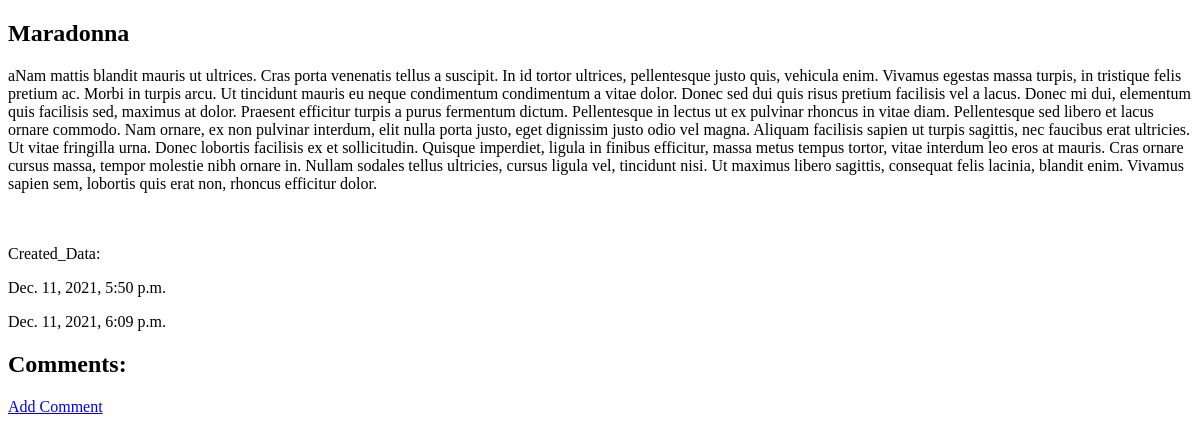
Page /posts/1/ on the earlier database version.
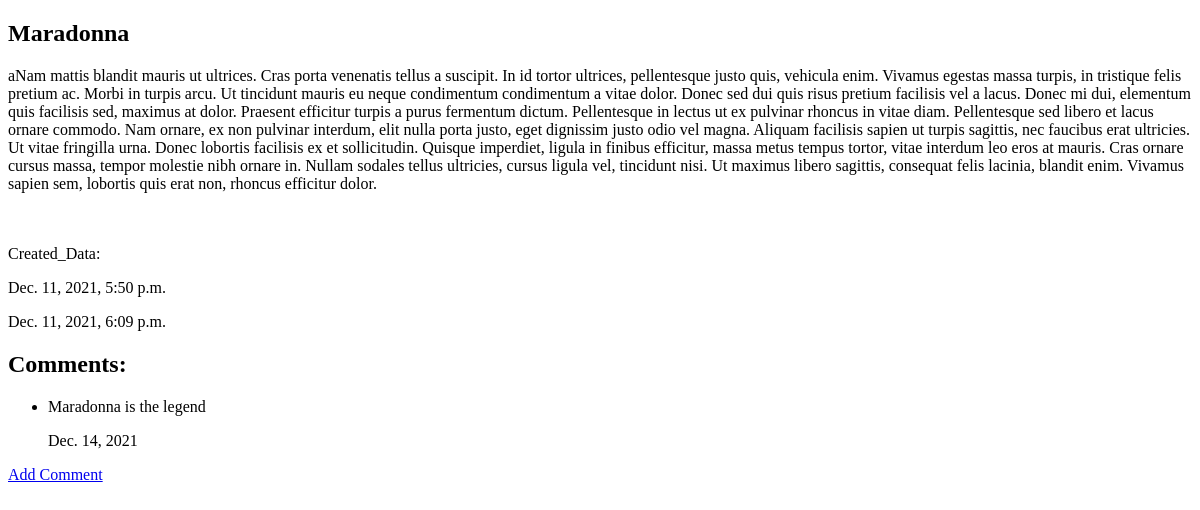
Same page on the later database version.
### blog/models.py (models this page shows, shortened)
class Post(models.Model):
    title = models.CharField(max_length=255)
    description = models.TextField()
    created_data = models.DateTimeField(auto_now_add=True)
    updated_data = models.DateTimeField(auto_now=True)
    image = models.ImageField(upload_to='')

class Comment(models.Model):
    post = models.ForeignKey(Post, on_delete=models.CASCADE,
                                related_name='post_comment')
    text = models.TextField()
    created_date = models.DateField(auto_now_add=True)

### blog/views.py (the view)
# urls.py: path('posts/<int:id>/', views.post_detail, name='post_detail_view'),
def post_detail(request, id):
    try:
        post = models.Post.objects.get(id=id)
        try:
            comment = models.Comment.objects.filter(post_id=id).order_by('created_date')
        except models.Comment.DoesNotExist:
            return HttpResponse('No Comments')
    except models.Post.DoesNotExist:
        raise Http404('Post does not exist, baby')
    return render(request, 'post_detail.html', {'post': post, 'post_comment': comment})

### templates/post_detail.html (shortened to what this page needs)
<!DOCTYPE html>
<html lang="en">
<head>
</head>
<body>
<div>
    <h2>{{ post.title }}</h2>
    <p>a{{ post.description }}</p>
    <br><br>
    Created_Data:<p>{{ post.created_data }}</p>
    <p>{{ post.updated_data }}</p>
</div>
<div>
    <h2>Comments: </h2>
    <ul>
        {% for i in post_comment.all %}
        <li>
            <p> {{ i.text }} </p>
            <p> {{ i.created_date }} </p>
        </li>
        {% endfor %}
    </ul>
    <a href="/add-comment/">Add Comment</a>
</div>
</body>
</html>

Differences in the rows shown:
added Comment: text "Maradonna is the legend", created_date "Dec. 14, 2021"
